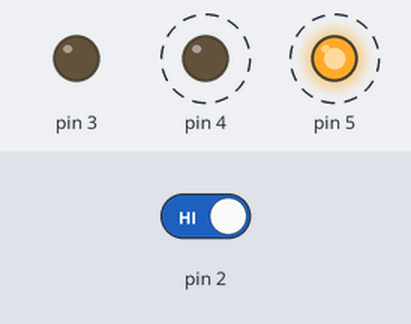
This sketch was run on a simulated Arduino Uno, built with avr-gcc and run on an emulated ATmega328P. Shown: output pins drawn as LEDs (lit = HIGH). Dashed ring = blinking. The test bench sets the inputs (shaded band); at power-on: pin 2 HIGH.

Above: at 5.8 s.
5.9 s: pin 2 driven LOW
At 7.3 s:
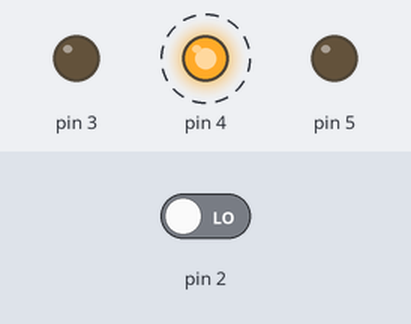
At 8.6 s:
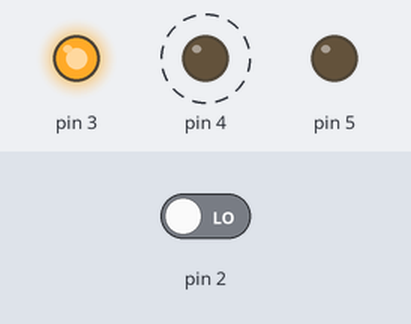
9.2 s: pin 2 driven HIGH
At 9.9 s:
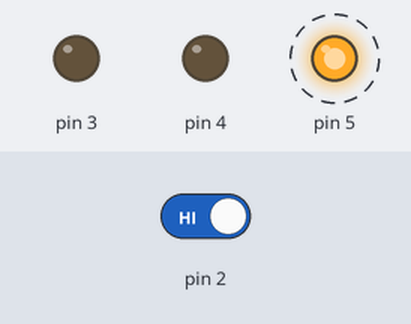
Timing chart, 0 to 22.0 s (numbered marks = the images above; inputs shaded):
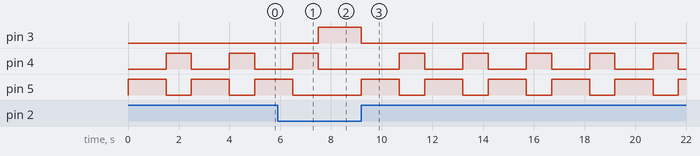

The sketch:

SpaceshipInterface.ino
```cpp
int switchState = 0;
void setup() {
  pinMode(3, OUTPUT);
  pinMode(4, OUTPUT);
  pinMode(5, OUTPUT);
  pinMode(2, INPUT);
}

void loop() {
  switchState = digitalRead(2);
  if (switchState == LOW) {
    digitalWrite(3, HIGH);
    digitalWrite(4, LOW);
    digitalWrite(5, LOW);
  }
  else {
    digitalWrite(3, LOW);
    digitalWrite(4, LOW);
    digitalWrite(5, HIGH);

    delay(1500);
    digitalWrite(4, HIGH);
    digitalWrite(5, LOW);
    delay(1000);
  }
}
```

Measured:
- after the input at 5.9 s, pin 3: LOW → HIGH after 1.6 s; pin 5: goes on until 6.5 s, then stays LOW
- after the input at 9.2 s, pin 3: HIGH → LOW at once; pin 4: alternates HIGH for 1.0 s and LOW for 1.5 s, starting after 1.5 s; pin 5: alternates HIGH for 1.5 s and LOW for 1.0 s, starting at once
- by itself, pin 4: alternates HIGH for 1.0 s and LOW for 1.5 s
- by itself, pin 5: alternates HIGH for 1.5 s and LOW for 1.0 s
